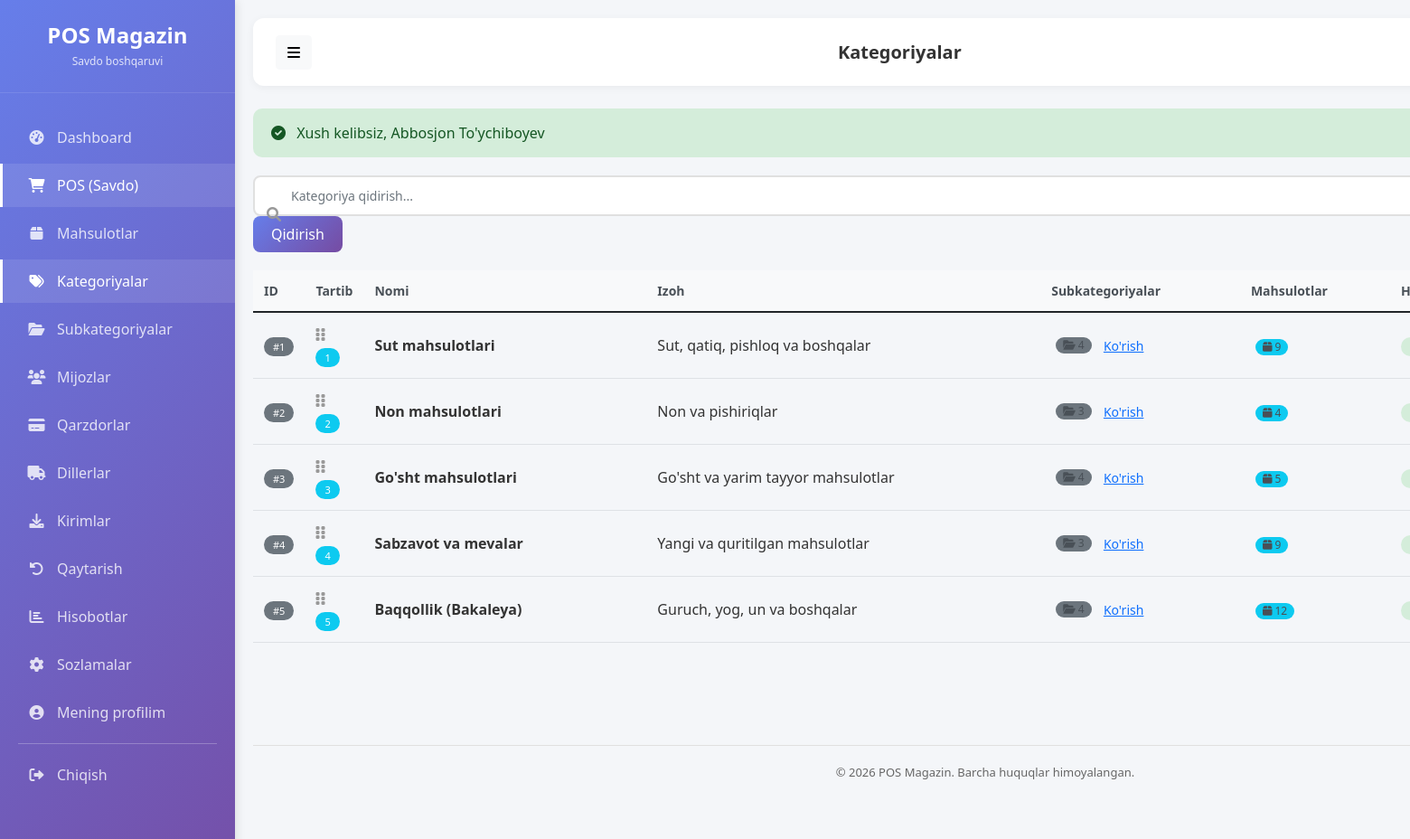
The app's page /categories (signed in) with its own data.
### tables this page shows
CREATE TABLE `kategoriyalar` (
  `id` bigint(20) UNSIGNED NOT NULL,
  `nomi` varchar(120) NOT NULL,
  `izoh` varchar(255) DEFAULT NULL,
  `faol` tinyint(1) NOT NULL DEFAULT 1,
  `tartib` int(11) NOT NULL DEFAULT 0,
  `yaratilgan_vaqt` timestamp NULL DEFAULT current_timestamp(),
  `yangilangan_vaqt` timestamp NULL DEFAULT current_timestamp() ON UPDATE current_timestamp(),
  `ochirilgan_vaqt` timestamp NULL DEFAULT NULL
);

### app/Controllers/Controller.php (called while the page is built, shortened)
<?php
abstract class Controller {
    protected function view($view, $data = [], $layout = 'main') {
        $viewPath = APP_PATH . '/Views/pages/' . $view . '.php';
        extract($data);
        require $viewPath;
    }
}

### app/Controllers/CategoryController.php (called while the page is built, shortened)
<?php
class CategoryController extends Controller {
    private $categoryModel;
    public function __construct() {
        $this->categoryModel = new Category();
    }
    public function index() {
        $search = $_GET['search'] ?? '';
        if ($search) {
            $categories = $this->categoryModel->search($search);
            $pagination = ['page' => 1, 'lastPage' => 1, 'total' => count($categories)];
        } else {
            $categories = $this->categoryModel->getWithSubcategories();
            $pagination = ['page' => 1, 'lastPage' => 1, 'total' => count($categories)];
        }
        $this->view('categories/index', [
            'categories' => $categories,
            'search' => $search,
            'pagination' => $pagination
        ]);
    }
}

### config/database.php (called while the page is built)
<?php
class Database {
    private static $connection = null;
    public static function getInstance() {
        if (self::$connection === null) {
            try {
                $host = getenv('DB_HOST') ?: 'localhost';
                $dbname = getenv('DB_NAME') ?: 'pos_magazin_uz';
                $user = getenv('DB_USER') ?: 'root';
                $pass = getenv('DB_PASS') ?: '';
                $dsn = "mysql:host=$host;dbname=$dbname;charset=utf8";
                self::$connection = new PDO($dsn, $user, $pass);
                self::$connection->setAttribute(PDO::ATTR_ERRMODE, PDO::ERRMODE_EXCEPTION);
            } catch (PDOException $e) {
                die("Database xatosi: " . $e->getMessage());
            }
        }
        return self::$connection;
    }
}

### app/Models/Model.php (called while the page is built, shortened)
<?php
abstract class Model {
    public function __construct() {
        $this->db = \Database::getInstance();
    }
}

### app/Models/Category.php (called while the page is built, shortened)
<?php
class Category extends Model {
    protected $table = 'kategoriyalar';
    public function getWithSubcategories() {
        $stmt = $this->db->prepare("
            SELECT
                k.*,
                (SELECT COUNT(*) FROM subkategoriyalar WHERE kategoriya_id = k.id AND ochirilgan_vaqt IS NULL) as subcategories_count,
                (SELECT COUNT(*) FROM mahsulotlar WHERE kategoriya_id = k.id AND ochirilgan_vaqt IS NULL) as products_count
            FROM {$this->table} k
            WHERE k.ochirilgan_vaqt IS NULL
            ORDER BY k.tartib ASC, k.nomi ASC
        ");
        $stmt->execute();
        return $stmt->fetchAll();
    }
}

### app/Views/pages/categories/index.php (the view, shortened to what this page needs)
<div class="content-card">
    <div class="filter-section">
        <form method="GET" class="search-box">
            <input type="text"
                   name="search"
                   class="form-control"
                   placeholder="Kategoriya qidirish..."
                   value="<?= htmlspecialchars($search ?? '') ?>">
            <button type="submit" class="btn btn-primary">
                <i class="fas fa-search"></i> Qidirish
            </button>
        </form>
    </div>
    <div class="table-responsive">
        <table class="table table-hover">
            <thead>
                <tr>
                    <th width="50">ID</th>
                    <th width="50">Tartib</th>
                    <th>Nomi</th>
                    <th>Izoh</th>
                    <th>Subkategoriyalar</th>
                    <th>Mahsulotlar</th>
                    <th>Holat</th>
                </tr>
            </thead>
            <tbody id="sortableCategories">
                <?php if (empty($categories)): ?>
                    <tr>
                        <td colspan="8" class="text-center py-4">
                            <i class="fas fa-tags fa-3x text-muted mb-3"></i>
                            <p class="text-muted">Hech qanday kategoriya topilmadi</p>
                            <?php if (in_array($_SESSION['user']['rol_nomi'] ?? '', ['Admin', 'Omborchi'])): ?>
                                <a href="/new-pos/categories/create" class="btn btn-primary">
                                    <i class="fas fa-plus"></i> Birinchi kategoriyani qo'shish
                                </a>
                            <?php endif; ?>
                        </td>
                    </tr>
                <?php else: ?>
                    <?php foreach ($categories as $category): ?>
                        <tr data-id="<?= $category['id'] ?>" data-tartib="<?= $category['tartib'] ?? 0 ?>">
                            <td><span class="badge bg-secondary">#<?= $category['id'] ?></span></td>
                            <td>
                                <?php if (empty($search) && in_array($_SESSION['user']['rol_nomi'] ?? '', ['Admin', 'Omborchi'])): ?>
                                    <span class="drag-handle">
                                        <i class="fas fa-grip-vertical"></i>
                                    </span>
                                <?php endif; ?>
                                <span class="badge bg-info"><?= $category['tartib'] ?? 0 ?></span>
                            </td>
                            <td>
                                <strong><?= htmlspecialchars($category['nomi']) ?></strong>
                            </td>
                            <td>
                                <?= htmlspecialchars($category['izoh'] ?? '-') ?>
                            </td>
                            <td>
                                <span class="badge bg-secondary category-stats">
                                    <i class="fas fa-folder-open"></i>
                                    <?= $category['subcategories_count'] ?? 0 ?>
                                </span>
                                <?php if (($category['subcategories_count'] ?? 0) > 0): ?>
                                    <a href="/new-pos/subcategories?category=<?= $category['id'] ?>" class="btn btn-sm btn-link">
                                        Ko'rish
                                    </a>
                                <?php endif; ?>
                            </td>
                            <td>
                                <span class="badge bg-info category-stats">
                                    <i class="fas fa-box"></i>
                                    <?= $category['products_count'] ?? 0 ?>
                                </span>
                            </td>
                            <td>
                                <?php if ($category['faol']): ?>
                                    <span class="badge badge-success">Faol</span>
                                <?php else: ?>
                                    <span class="badge badge-danger">Faol emas</span>
                                <?php endif; ?>
                            </td>
                        </tr>
                    <?php endforeach; ?>
                <?php endif; ?>
            </tbody>
        </table>
    </div>
</div>

### public/index.php (shortened to what this page needs)
<?php
require_once __DIR__ . '/../config/database.php';
spl_autoload_register(function ($class) {
    $prefix = 'App\\';
    $base_dir = APP_PATH . '/';
    $len = strlen($prefix);
    $relative_class = substr($class, $len);
    $file = $base_dir . str_replace('\\', '/', $relative_class) . '.php';
});
$requestUri = $_SERVER['REQUEST_URI'];
$basePath = '/new-pos';
if (strpos($requestUri, $basePath) === 0) {
    $requestUri = substr($requestUri, strlen($basePath));
}
$requestUri = strtok($requestUri, '?');
$requestUri = str_replace('/public', '', $requestUri);
$requestUri = trim($requestUri, '/');
$routesFile = ROUTES_PATH . '/web.php';
$routes = require $routesFile;
$httpMethod = $_SERVER['REQUEST_METHOD'];
$isAjax = (!empty($_SERVER['HTTP_X_REQUESTED_WITH']) &&
    strtolower($_SERVER['HTTP_X_REQUESTED_WITH']) === 'xmlhttprequest');
$dispatchMethods = $isAjax ? ['AJAX', $httpMethod] : [$httpMethod];
route_dispatch($routes, $dispatchMethods, $requestUri);
function route_dispatch($routes, array $methods, $uri) {
    foreach ($methods as $method) {
        foreach ($routes[$method] as $pattern => $handler) {
        $pattern = trim($pattern, '/');
        $regexPattern = preg_replace('/\{[a-zA-Z0-9_]+\}/', '([^/]+)', $pattern);
        $regexPattern = '/^' . str_replace('/', '\/', $regexPattern) . '$/';
        if (preg_match($regexPattern, $uri, $matches)) {
            array_shift($matches);
            list($controller, $action) = $handler;
            $controllerInstance = new $controllerClass();
            call_user_func_array([$controllerInstance, $action], $matches);
            return;
        }
        }
    }
}

### public/assets/css/style.css (style rules this page uses)
* { margin: 0; padding: 0; box-sizing: border-box; }
body { font-family: 'Segoe UI', Tahoma, Geneva, Verdana, sans-serif; background: #f4f6f9; }
.btn-primary { background: linear-gradient(135deg, #667eea 0%, #764ba2 100%); border: none; padding: 8px 20px; border-radius: 8px; color: white; font-weight: 500; transition: all 0.3s; }
.form-control, .form-select { border: 2px solid #e0e0e0; border-radius: 8px; padding: 10px 15px; transition: all 0.3s; }
.table th { background: #f8f9fa; color: #495057; font-weight: 600; font-size: 14px; padding: 12px; }
.table td { padding: 12px; vertical-align: middle; color: #333; }
.badge { padding: 5px 10px; border-radius: 20px; font-size: 11px; font-weight: 500; }
.badge-success { background: #d4edda; color: #155724; }
.filter-section { display: flex; gap: 15px; margin-bottom: 20px; align-items: center; }
.search-box { flex: 1; position: relative; }
.search-box input { width: 100%; padding: 10px 15px 10px 40px; border: 2px solid #e0e0e0; border-radius: 8px; font-size: 14px; }
.search-box i { position: absolute; left: 15px; top: 50%; transform: translateY(-50%); color: #999; }
.table-responsive { max-height: 420px; overflow: auto; }

### app/Views/pages/categories/index.php (style rules this page uses)
.category-stats { display: inline-block; padding: 3px 8px; background: #e9ecef; border-radius: 12px; font-size: 12px; color: #495057; margin-left: 5px; }
.drag-handle { cursor: move; color: #999; margin-right: 5px; }

### app/Views/layouts/main.php (style rules this page uses)
* { margin: 0; padding: 0; box-sizing: border-box; }
body { font-family: 'Segoe UI', Tahoma, Geneva, Verdana, sans-serif; background: #f4f6f9; }

### records on screen
kategoriyalar: id "1", tartib "1", nomi "Sut mahsulotlari", izoh "Sut, qatiq, pishloq va boshqalar", subcategories_count "4", products_count "9"
kategoriyalar: id "2", tartib "2", nomi "Non mahsulotlari", izoh "Non va pishiriqlar", subcategories_count "3", products_count "4"
kategoriyalar: id "3", tartib "3", nomi "Go'sht mahsulotlari", izoh "Go'sht va yarim tayyor mahsulotlar", subcategories_count "4", products_count "5"
kategoriyalar: id "4", tartib "4", nomi "Sabzavot va mevalar", izoh "Yangi va quritilgan mahsulotlar", subcategories_count "3", products_count "9"
kategoriyalar: id "5", tartib "5", nomi "Baqqollik (Bakaleya)", izoh "Guruch, yog, un va boshqalar", subcategories_count "4", products_count "12"
